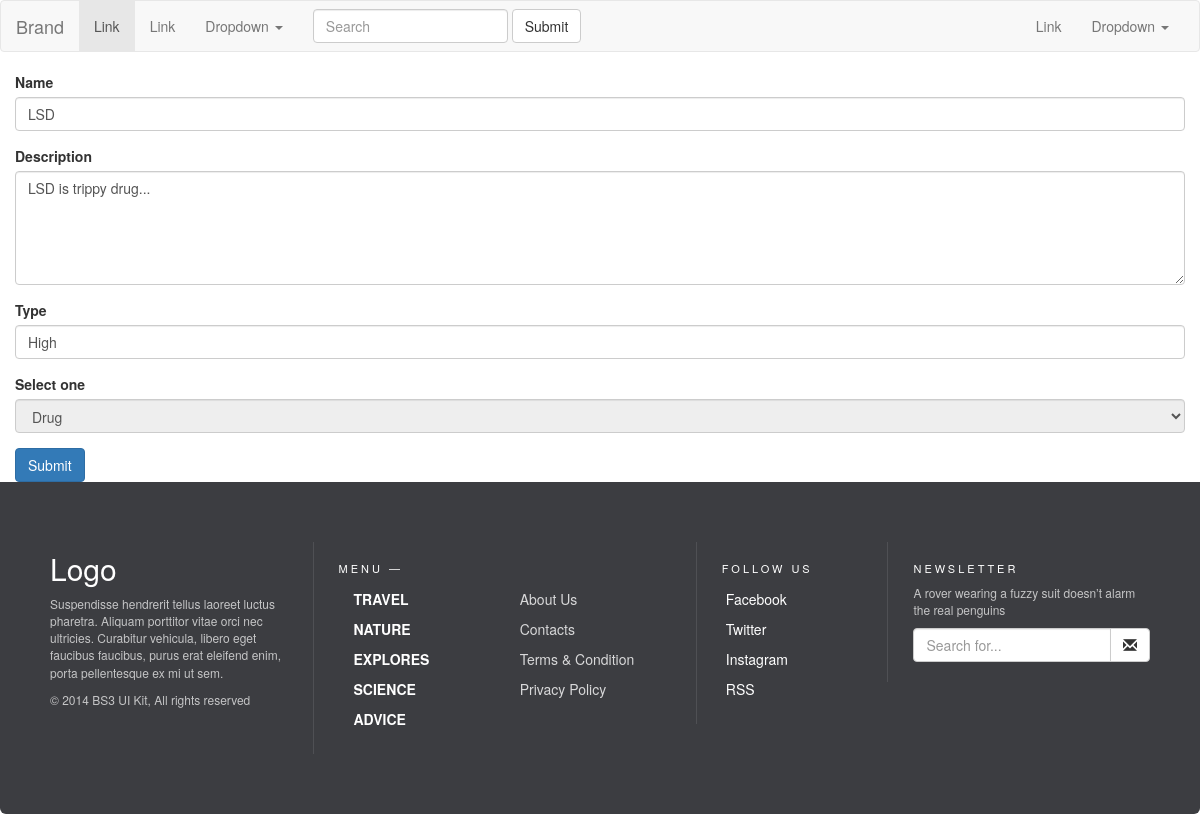
Page /seo_drug_edit/7 on the committed database.
### seo_test_app/models.py (models this page shows, shortened)
class Drug(models.Model):
    title = models.CharField(max_length=255, default='')
    description = models.TextField()
    type = models.CharField(max_length=255, default='')
    class Meta:
        ordering = ['-id']

### seo_test_app/views.py (the view, shortened to what this page needs)
# urls.py: path('seo_drug_edit/<int:id>', seo_drug_edit, name='seo_drug_edit'),
def seo_drug_edit(request, id):
    drug = Drug.objects.get(pk=int(id))
    form = DLForm(data=request.POST)
    return render(request, 'seo_test_app/seo_drug_edit.html', {'form': form, 'drug': drug})

### seo_test_app/forms.py
class DLForm(forms.Form):
    title = forms.CharField(max_length=255)
    description = forms.CharField(widget=forms.Textarea)
    type = forms.CharField(max_length=255)

### seo_test_app/templates/seo_test_app/seo_drug_edit.html (shortened to what this page needs)
{% extends "seo_test_app/base.html" %}
{% block content %}
    <div class="container">
	    <div class="row">
             <form name="form" action="" method="post">
                  <div class="form-group">
                    <label for="title">Name</label>
                    <input type="text" class="form-control" id="title" name="title" value="{{ drug.title }}">
                  </div>
                  <div class="form-group">
                    <label for="description">Description</label>
                    <textarea class="form-control" rows="5" id="description" name="description">{{ drug.description }}</textarea>
                  </div>
                  <div class="form-group">
                    <label for="type">Type</label>
                    <input type="text" class="form-control" id="type" name="type" value="{{ drug.type }}">
                  </div>
                  <div class="form-group">
                      <label for="dorl">Select one</label>
                      <select class="form-control" id="dorl" disabled>
                        <option selected>Drug</option>
                      </select>
                  </div>
                  <button type="submit" class="btn btn-primary">Submit</button>
             </form>
        </div>
    </div>
{% endblock content %}

### rows in the picture
Drug: title "LSD", description "LSD is trippy drug...", type "High"
